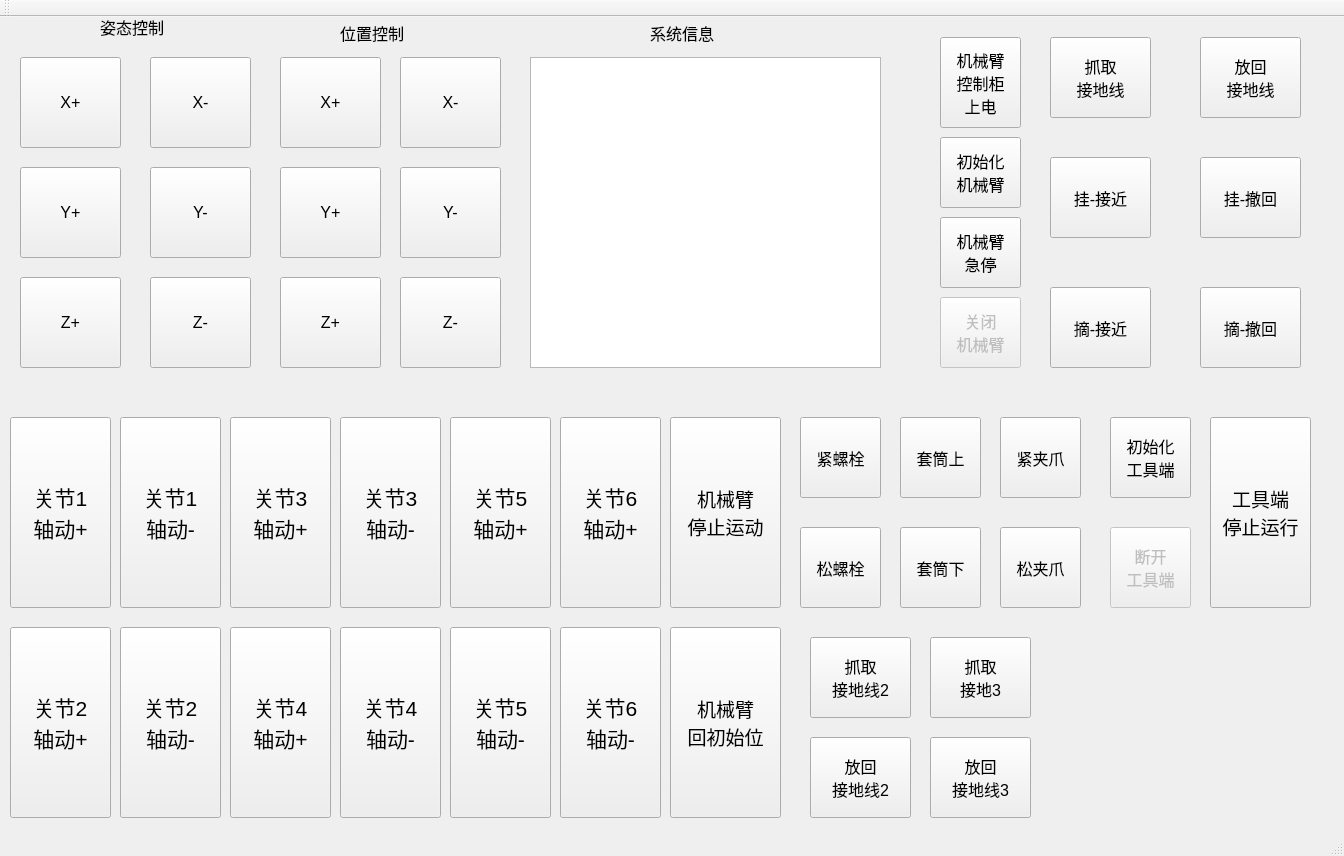
<?xml version="1.0" encoding="UTF-8"?>
<ui version="4.0">
 <class>MainWindow</class>
 <widget class="QMainWindow" name="MainWindow">
  <property name="geometry">
   <rect>
    <x>0</x>
    <y>0</y>
    <width>1344</width>
    <height>856</height>
   </rect>
  </property>
  <property name="minimumSize">
   <size>
    <width>1040</width>
    <height>647</height>
   </size>
  </property>
  <property name="maximumSize">
   <size>
    <width>16777215</width>
    <height>16777215</height>
   </size>
  </property>
  <property name="font">
   <font>
    <pointsize>8</pointsize>
   </font>
  </property>
  <property name="windowTitle">
   <string>分拣机器人</string>
  </property>
  <widget class="QWidget" name="centralWidget">
   <widget class="QPushButton" name="pick_retreat_button">
    <property name="enabled">
     <bool>true</bool>
    </property>
    <property name="geometry">
     <rect>
      <x>1200</x>
      <y>140</y>
      <width>101</width>
      <height>81</height>
     </rect>
    </property>
    <property name="font">
     <font>
      <pointsize>12</pointsize>
      <italic>false</italic>
     </font>
    </property>
    <property name="text">
     <string>挂-撤回</string>
    </property>
   </widget>
   <widget class="QPushButton" name="init_tool_button">
    <property name="geometry">
     <rect>
      <x>1110</x>
      <y>400</y>
      <width>81</width>
      <height>81</height>
     </rect>
    </property>
    <property name="font">
     <font>
      <pointsize>12</pointsize>
     </font>
    </property>
    <property name="text">
     <string>初始化
工具端</string>
    </property>
   </widget>
   <widget class="QPushButton" name="pick_approach_button">
    <property name="geometry">
     <rect>
      <x>1050</x>
      <y>140</y>
      <width>101</width>
      <height>81</height>
     </rect>
    </property>
    <property name="font">
     <font>
      <pointsize>12</pointsize>
     </font>
    </property>
    <property name="text">
     <string>挂-接近</string>
    </property>
   </widget>
   <widget class="QPushButton" name="cancel_tool_button">
    <property name="enabled">
     <bool>false</bool>
    </property>
    <property name="geometry">
     <rect>
      <x>1110</x>
      <y>510</y>
      <width>81</width>
      <height>81</height>
     </rect>
    </property>
    <property name="font">
     <font>
      <pointsize>12</pointsize>
     </font>
    </property>
    <property name="text">
     <string>断开
工具端</string>
    </property>
   </widget>
   <widget class="QTextEdit" name="textEdit_2">
    <property name="geometry">
     <rect>
      <x>530</x>
      <y>40</y>
      <width>351</width>
      <height>311</height>
     </rect>
    </property>
   </widget>
   <widget class="QLabel" name="label_2">
    <property name="geometry">
     <rect>
      <x>650</x>
      <y>0</y>
      <width>81</width>
      <height>31</height>
     </rect>
    </property>
    <property name="font">
     <font>
      <pointsize>12</pointsize>
     </font>
    </property>
    <property name="text">
     <string>系统信息</string>
    </property>
   </widget>
   <widget class="QPushButton" name="stop_button">
    <property name="geometry">
     <rect>
      <x>670</x>
      <y>400</y>
      <width>111</width>
      <height>191</height>
     </rect>
    </property>
    <property name="font">
     <font>
      <pointsize>14</pointsize>
     </font>
    </property>
    <property name="text">
     <string>机械臂
停止运动</string>
    </property>
   </widget>
   <widget class="QPushButton" name="up_sleeve_button">
    <property name="geometry">
     <rect>
      <x>900</x>
      <y>400</y>
      <width>81</width>
      <height>81</height>
     </rect>
    </property>
    <property name="font">
     <font>
      <pointsize>12</pointsize>
     </font>
    </property>
    <property name="text">
     <string>套筒上</string>
    </property>
   </widget>
   <widget class="QPushButton" name="tighten_bolt_button">
    <property name="geometry">
     <rect>
      <x>800</x>
      <y>400</y>
      <width>81</width>
      <height>81</height>
     </rect>
    </property>
    <property name="font">
     <font>
      <pointsize>12</pointsize>
     </font>
    </property>
    <property name="text">
     <string>紧螺栓</string>
    </property>
   </widget>
   <widget class="QLabel" name="label_3">
    <property name="geometry">
     <rect>
      <x>100</x>
      <y>0</y>
      <width>81</width>
      <height>20</height>
     </rect>
    </property>
    <property name="font">
     <font>
      <pointsize>12</pointsize>
     </font>
    </property>
    <property name="text">
     <string>姿态控制</string>
    </property>
   </widget>
   <widget class="QLabel" name="label_4">
    <property name="geometry">
     <rect>
      <x>340</x>
      <y>0</y>
      <width>81</width>
      <height>31</height>
     </rect>
    </property>
    <property name="font">
     <font>
      <pointsize>12</pointsize>
     </font>
    </property>
    <property name="text">
     <string>位置控制</string>
    </property>
   </widget>
   <widget class="QPushButton" name="rx_plus_button">
    <property name="geometry">
     <rect>
      <x>20</x>
      <y>40</y>
      <width>101</width>
      <height>91</height>
     </rect>
    </property>
    <property name="font">
     <font>
      <pointsize>12</pointsize>
     </font>
    </property>
    <property name="text">
     <string>X+</string>
    </property>
   </widget>
   <widget class="QPushButton" name="rx_minus_button">
    <property name="geometry">
     <rect>
      <x>150</x>
      <y>40</y>
      <width>101</width>
      <height>91</height>
     </rect>
    </property>
    <property name="font">
     <font>
      <pointsize>12</pointsize>
     </font>
    </property>
    <property name="text">
     <string>X-</string>
    </property>
   </widget>
   <widget class="QPushButton" name="ry_plus_button">
    <property name="geometry">
     <rect>
      <x>20</x>
      <y>150</y>
      <width>101</width>
      <height>91</height>
     </rect>
    </property>
    <property name="font">
     <font>
      <pointsize>12</pointsize>
     </font>
    </property>
    <property name="text">
     <string>Y+</string>
    </property>
   </widget>
   <widget class="QPushButton" name="rz_plus_button">
    <property name="geometry">
     <rect>
      <x>20</x>
      <y>260</y>
      <width>101</width>
      <height>91</height>
     </rect>
    </property>
    <property name="font">
     <font>
      <pointsize>12</pointsize>
     </font>
    </property>
    <property name="text">
     <string>Z+</string>
    </property>
   </widget>
   <widget class="QPushButton" name="ry_minus_button">
    <property name="geometry">
     <rect>
      <x>150</x>
      <y>150</y>
      <width>101</width>
      <height>91</height>
     </rect>
    </property>
    <property name="font">
     <font>
      <pointsize>12</pointsize>
     </font>
    </property>
    <property name="text">
     <string>Y-</string>
    </property>
   </widget>
   <widget class="QPushButton" name="rz_minus_button">
    <property name="geometry">
     <rect>
      <x>150</x>
      <y>260</y>
      <width>101</width>
      <height>91</height>
     </rect>
    </property>
    <property name="font">
     <font>
      <pointsize>12</pointsize>
     </font>
    </property>
    <property name="text">
     <string>Z-</string>
    </property>
   </widget>
   <widget class="QPushButton" name="x_plus_button">
    <property name="geometry">
     <rect>
      <x>280</x>
      <y>40</y>
      <width>101</width>
      <height>91</height>
     </rect>
    </property>
    <property name="font">
     <font>
      <pointsize>12</pointsize>
     </font>
    </property>
    <property name="text">
     <string>X+</string>
    </property>
   </widget>
   <widget class="QPushButton" name="y_plus_button">
    <property name="geometry">
     <rect>
      <x>280</x>
      <y>150</y>
      <width>101</width>
      <height>91</height>
     </rect>
    </property>
    <property name="font">
     <font>
      <pointsize>12</pointsize>
     </font>
    </property>
    <property name="text">
     <string>Y+</string>
    </property>
   </widget>
   <widget class="QPushButton" name="y_minus_button">
    <property name="geometry">
     <rect>
      <x>400</x>
      <y>150</y>
      <width>101</width>
      <height>91</height>
     </rect>
    </property>
    <property name="font">
     <font>
      <pointsize>12</pointsize>
     </font>
    </property>
    <property name="text">
     <string>Y-</string>
    </property>
   </widget>
   <widget class="QPushButton" name="z_minus_button">
    <property name="geometry">
     <rect>
      <x>400</x>
      <y>260</y>
      <width>101</width>
      <height>91</height>
     </rect>
    </property>
    <property name="font">
     <font>
      <pointsize>12</pointsize>
     </font>
    </property>
    <property name="text">
     <string>Z-</string>
    </property>
   </widget>
   <widget class="QPushButton" name="z_plus_button">
    <property name="geometry">
     <rect>
      <x>280</x>
      <y>260</y>
      <width>101</width>
      <height>91</height>
     </rect>
    </property>
    <property name="font">
     <font>
      <pointsize>12</pointsize>
     </font>
    </property>
    <property name="text">
     <string>Z+</string>
    </property>
   </widget>
   <widget class="QPushButton" name="x_minus_button">
    <property name="geometry">
     <rect>
      <x>400</x>
      <y>40</y>
      <width>101</width>
      <height>91</height>
     </rect>
    </property>
    <property name="font">
     <font>
      <pointsize>12</pointsize>
     </font>
    </property>
    <property name="text">
     <string>X-</string>
    </property>
   </widget>
   <widget class="QPushButton" name="pick_line_button_1">
    <property name="geometry">
     <rect>
      <x>1050</x>
      <y>20</y>
      <width>101</width>
      <height>81</height>
     </rect>
    </property>
    <property name="font">
     <font>
      <pointsize>12</pointsize>
     </font>
    </property>
    <property name="text">
     <string>抓取
接地线</string>
    </property>
   </widget>
   <widget class="QPushButton" name="place_line_button_1">
    <property name="geometry">
     <rect>
      <x>1200</x>
      <y>20</y>
      <width>101</width>
      <height>81</height>
     </rect>
    </property>
    <property name="font">
     <font>
      <pointsize>12</pointsize>
     </font>
    </property>
    <property name="text">
     <string>放回
接地线</string>
    </property>
   </widget>
   <widget class="QPushButton" name="loost_bolt_button">
    <property name="geometry">
     <rect>
      <x>800</x>
      <y>510</y>
      <width>81</width>
      <height>81</height>
     </rect>
    </property>
    <property name="font">
     <font>
      <pointsize>12</pointsize>
     </font>
    </property>
    <property name="text">
     <string>松螺栓</string>
    </property>
   </widget>
   <widget class="QPushButton" name="down_sleeve_button">
    <property name="geometry">
     <rect>
      <x>900</x>
      <y>510</y>
      <width>81</width>
      <height>81</height>
     </rect>
    </property>
    <property name="font">
     <font>
      <pointsize>12</pointsize>
     </font>
    </property>
    <property name="text">
     <string>套筒下</string>
    </property>
   </widget>
   <widget class="QPushButton" name="stop_tool_button">
    <property name="geometry">
     <rect>
      <x>1210</x>
      <y>400</y>
      <width>101</width>
      <height>191</height>
     </rect>
    </property>
    <property name="font">
     <font>
      <pointsize>14</pointsize>
     </font>
    </property>
    <property name="text">
     <string>工具端
停止运行</string>
    </property>
   </widget>
   <widget class="QPushButton" name="close_gripper_button">
    <property name="geometry">
     <rect>
      <x>1000</x>
      <y>400</y>
      <width>81</width>
      <height>81</height>
     </rect>
    </property>
    <property name="font">
     <font>
      <pointsize>12</pointsize>
     </font>
    </property>
    <property name="text">
     <string>紧夹爪</string>
    </property>
   </widget>
   <widget class="QPushButton" name="open_gripper_button">
    <property name="geometry">
     <rect>
      <x>1000</x>
      <y>510</y>
      <width>81</width>
      <height>81</height>
     </rect>
    </property>
    <property name="font">
     <font>
      <pointsize>12</pointsize>
     </font>
    </property>
    <property name="text">
     <string>松夹爪</string>
    </property>
   </widget>
   <widget class="QPushButton" name="init_arm_button">
    <property name="geometry">
     <rect>
      <x>940</x>
      <y>120</y>
      <width>81</width>
      <height>71</height>
     </rect>
    </property>
    <property name="font">
     <font>
      <pointsize>12</pointsize>
     </font>
    </property>
    <property name="text">
     <string>初始化
机械臂</string>
    </property>
   </widget>
   <widget class="QPushButton" name="stop_arm_button">
    <property name="geometry">
     <rect>
      <x>940</x>
      <y>200</y>
      <width>81</width>
      <height>71</height>
     </rect>
    </property>
    <property name="font">
     <font>
      <pointsize>12</pointsize>
     </font>
    </property>
    <property name="text">
     <string>机械臂
急停</string>
    </property>
   </widget>
   <widget class="QPushButton" name="close_arm_button">
    <property name="enabled">
     <bool>false</bool>
    </property>
    <property name="geometry">
     <rect>
      <x>940</x>
      <y>280</y>
      <width>81</width>
      <height>71</height>
     </rect>
    </property>
    <property name="font">
     <font>
      <pointsize>12</pointsize>
     </font>
    </property>
    <property name="text">
     <string>关闭
机械臂</string>
    </property>
   </widget>
   <widget class="QPushButton" name="return_button">
    <property name="geometry">
     <rect>
      <x>670</x>
      <y>610</y>
      <width>111</width>
      <height>191</height>
     </rect>
    </property>
    <property name="font">
     <font>
      <pointsize>14</pointsize>
     </font>
    </property>
    <property name="text">
     <string>机械臂
回初始位</string>
    </property>
   </widget>
   <widget class="QPushButton" name="init_arm_controller_button">
    <property name="geometry">
     <rect>
      <x>940</x>
      <y>20</y>
      <width>81</width>
      <height>91</height>
     </rect>
    </property>
    <property name="font">
     <font>
      <pointsize>12</pointsize>
     </font>
    </property>
    <property name="text">
     <string>机械臂
控制柜
上电</string>
    </property>
   </widget>
   <widget class="QPushButton" name="j1_plus_button">
    <property name="geometry">
     <rect>
      <x>10</x>
      <y>400</y>
      <width>101</width>
      <height>191</height>
     </rect>
    </property>
    <property name="font">
     <font>
      <pointsize>16</pointsize>
     </font>
    </property>
    <property name="text">
     <string>关节1
轴动+</string>
    </property>
   </widget>
   <widget class="QPushButton" name="j1_minus_button">
    <property name="geometry">
     <rect>
      <x>120</x>
      <y>400</y>
      <width>101</width>
      <height>191</height>
     </rect>
    </property>
    <property name="font">
     <font>
      <pointsize>16</pointsize>
     </font>
    </property>
    <property name="text">
     <string>关节1
轴动-</string>
    </property>
   </widget>
   <widget class="QPushButton" name="place_retreat_button">
    <property name="geometry">
     <rect>
      <x>1200</x>
      <y>270</y>
      <width>101</width>
      <height>81</height>
     </rect>
    </property>
    <property name="font">
     <font>
      <pointsize>12</pointsize>
     </font>
    </property>
    <property name="text">
     <string>摘-撤回</string>
    </property>
   </widget>
   <widget class="QPushButton" name="place_approach_button">
    <property name="geometry">
     <rect>
      <x>1050</x>
      <y>270</y>
      <width>101</width>
      <height>81</height>
     </rect>
    </property>
    <property name="font">
     <font>
      <pointsize>12</pointsize>
     </font>
    </property>
    <property name="text">
     <string>摘-接近</string>
    </property>
   </widget>
   <widget class="QPushButton" name="j2_plus_button">
    <property name="geometry">
     <rect>
      <x>10</x>
      <y>610</y>
      <width>101</width>
      <height>191</height>
     </rect>
    </property>
    <property name="font">
     <font>
      <pointsize>16</pointsize>
     </font>
    </property>
    <property name="text">
     <string>关节2
轴动+</string>
    </property>
   </widget>
   <widget class="QPushButton" name="j2_minus_button">
    <property name="geometry">
     <rect>
      <x>120</x>
      <y>610</y>
      <width>101</width>
      <height>191</height>
     </rect>
    </property>
    <property name="font">
     <font>
      <pointsize>16</pointsize>
     </font>
    </property>
    <property name="text">
     <string>关节2
轴动-</string>
    </property>
   </widget>
   <widget class="QPushButton" name="j3_plus_button">
    <property name="geometry">
     <rect>
      <x>230</x>
      <y>400</y>
      <width>101</width>
      <height>191</height>
     </rect>
    </property>
    <property name="font">
     <font>
      <pointsize>16</pointsize>
     </font>
    </property>
    <property name="text">
     <string>关节3
轴动+</string>
    </property>
   </widget>
   <widget class="QPushButton" name="j3_minus_button">
    <property name="geometry">
     <rect>
      <x>340</x>
      <y>400</y>
      <width>101</width>
      <height>191</height>
     </rect>
    </property>
    <property name="font">
     <font>
      <pointsize>16</pointsize>
     </font>
    </property>
    <property name="text">
     <string>关节3
轴动-</string>
    </property>
   </widget>
   <widget class="QPushButton" name="j4_plus_button">
    <property name="geometry">
     <rect>
      <x>230</x>
      <y>610</y>
      <width>101</width>
      <height>191</height>
     </rect>
    </property>
    <property name="font">
     <font>
      <pointsize>16</pointsize>
     </font>
    </property>
    <property name="text">
     <string>关节4
轴动+</string>
    </property>
   </widget>
   <widget class="QPushButton" name="j4_minus_button">
    <property name="geometry">
     <rect>
      <x>340</x>
      <y>610</y>
      <width>101</width>
      <height>191</height>
     </rect>
    </property>
    <property name="font">
     <font>
      <pointsize>16</pointsize>
     </font>
    </property>
    <property name="text">
     <string>关节4
轴动-</string>
    </property>
   </widget>
   <widget class="QPushButton" name="j5_plus_button">
    <property name="geometry">
     <rect>
      <x>450</x>
      <y>400</y>
      <width>101</width>
      <height>191</height>
     </rect>
    </property>
    <property name="font">
     <font>
      <pointsize>16</pointsize>
     </font>
    </property>
    <property name="text">
     <string>关节5
轴动+</string>
    </property>
   </widget>
   <widget class="QPushButton" name="j5_minus_button">
    <property name="geometry">
     <rect>
      <x>450</x>
      <y>610</y>
      <width>101</width>
      <height>191</height>
     </rect>
    </property>
    <property name="font">
     <font>
      <pointsize>16</pointsize>
     </font>
    </property>
    <property name="text">
     <string>关节5
轴动-</string>
    </property>
   </widget>
   <widget class="QPushButton" name="j6_plus_button">
    <property name="geometry">
     <rect>
      <x>560</x>
      <y>400</y>
      <width>101</width>
      <height>191</height>
     </rect>
    </property>
    <property name="font">
     <font>
      <pointsize>16</pointsize>
     </font>
    </property>
    <property name="text">
     <string>关节6
轴动+</string>
    </property>
   </widget>
   <widget class="QPushButton" name="j6_minus_button">
    <property name="geometry">
     <rect>
      <x>560</x>
      <y>610</y>
      <width>101</width>
      <height>191</height>
     </rect>
    </property>
    <property name="font">
     <font>
      <pointsize>16</pointsize>
     </font>
    </property>
    <property name="text">
     <string>关节6
轴动-</string>
    </property>
   </widget>
   <widget class="QPushButton" name="pick_line_button_2">
    <property name="geometry">
     <rect>
      <x>810</x>
      <y>620</y>
      <width>101</width>
      <height>81</height>
     </rect>
    </property>
    <property name="font">
     <font>
      <pointsize>12</pointsize>
     </font>
    </property>
    <property name="text">
     <string>抓取
接地线2</string>
    </property>
   </widget>
   <widget class="QPushButton" name="pick_line_button_3">
    <property name="geometry">
     <rect>
      <x>930</x>
      <y>620</y>
      <width>101</width>
      <height>81</height>
     </rect>
    </property>
    <property name="font">
     <font>
      <pointsize>12</pointsize>
     </font>
    </property>
    <property name="text">
     <string>抓取
接地3</string>
    </property>
   </widget>
   <widget class="QPushButton" name="place_line_button_2">
    <property name="geometry">
     <rect>
      <x>810</x>
      <y>720</y>
      <width>101</width>
      <height>81</height>
     </rect>
    </property>
    <property name="font">
     <font>
      <pointsize>12</pointsize>
     </font>
    </property>
    <property name="text">
     <string>放回
接地线2</string>
    </property>
   </widget>
   <widget class="QPushButton" name="place_line_button_3">
    <property name="geometry">
     <rect>
      <x>930</x>
      <y>720</y>
      <width>101</width>
      <height>81</height>
     </rect>
    </property>
    <property name="font">
     <font>
      <pointsize>12</pointsize>
     </font>
    </property>
    <property name="text">
     <string>放回
接地线3</string>
    </property>
   </widget>
  </widget>
  <widget class="QToolBar" name="mainToolBar">
   <attribute name="toolBarArea">
    <enum>TopToolBarArea</enum>
   </attribute>
   <attribute name="toolBarBreak">
    <bool>false</bool>
   </attribute>
  </widget>
  <widget class="QStatusBar" name="statusBar"/>
 </widget>
 <layoutdefault spacing="6" margin="11"/>
 <resources/>
 <connections/>
</ui>
